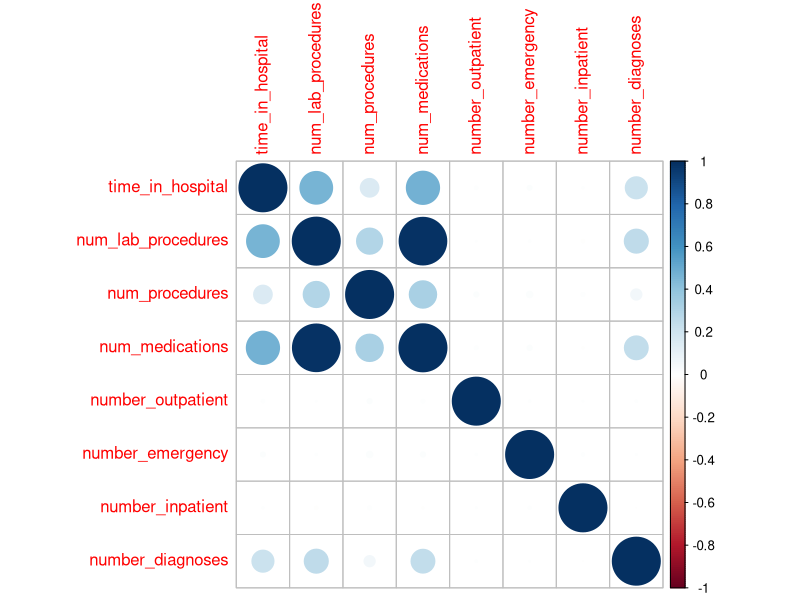

The R script that drew this image: (Note: this script raises an error after producing the figure.)
## ---- chunk 1
knitr::opts_chunk$set(echo = TRUE)
## ---- chunk 2
library(corrplot)
library(dplyr)
library(ggplot2)
library(caret)
library(randomForest)
library(nnet)
library(e1071)
library(ROCR)
logistic <- function(t) 1 / (1 + exp(-t))
# pseudo R-squared for logistic regression model
logisticPseudoR2s <- function(LogModel) {
  dev <- LogModel$deviance 
  nullDev <- LogModel$null.deviance 
  modelN <-  length(LogModel$fitted.values)
  R.l <-  1 -  dev / nullDev
  R.cs <- 1- exp ( -(nullDev - dev) / modelN)
  R.n <- R.cs / ( 1 - ( exp (-(nullDev / modelN))))
  cat("Pseudo R^2 for logistic regression\n")
  cat("Hosmer and Lemeshow R^2  ", round(R.l, 3), "\n")
  cat("Cox and Snell R^2        ", round(R.cs, 3), "\n")
  cat("Nagelkerke R^2           ", round(R.n, 3),    "\n")
}
## ---- chunk 3
N <- 1e5

generate_dataset <- function(N) {
  set.seed(123)
  age <- sample(c("0-10","11-20","21-30","31-40","41-50","51-60","61-70","71-80","81-90","91-100"),
                N, replace=T, prob=c(0.001, 0.007, 0.016, 0.037, 0.095, 0.17, 0.221, 0.257, 0.169, 0.027))
  age_score <- sample(1:10, N, replace=T, prob=c(0.001, 0.007, 0.016, 0.037, 0.095, 0.17, 0.221, 0.257, 0.169, 0.027))
  age <- ifelse(age_score==1,"0-10",(ifelse(age_score==2,"11-20",(ifelse(age_score==3,"21-30",
                    (ifelse(age_score==4,"31-40",(ifelse(age_score==5,"41-50",
                    (ifelse(age_score==6,"51-60",(ifelse(age_score==7,"61-70",
                    (ifelse(age_score==8,"71-80",(ifelse(age_score==9,"81-90","91-100")))))))))))))))))
  gender <- sample(c('Female','Male'), N, replace = T, prob = c(0.538,0.462))
  #gender_score <- sample(1:2, N, replace = T, prob = c(0.538,0.462))
  #gender <- ifelse(gender_score==1,'Female','Male')
  race <- sample(c('AfricanAmerican','Asian','Caucasian','Hispanic','Other'), N,
                 replace = T,prob = c(0.189,0.006,0.748,0.02,0.037))
  #### generate correlation matrix of 8 numeric variables
  # https://www.r-bloggers.com/simulating-random-multivariate-correlated-data-continuous-variables/
  R = matrix(cbind(1,.32,.19,.47,-.01,-0.01,.07,.22,  
                   .32,1,.06,.27,-.01,-.002,.04,.15,  
                   .19,.06,1,.39,-.02,-.04,-.07,.07,
                   .47,.27,.39,1,.05,.01,.06,.26,
                   -0.01,-0.01,-0.02,0.05,1,0.09,0.11,0.09,
                   -0.01,-0.002,-0.04,0.01,0.09,1,0.27,0.06,
                   0.07,0.034,-0.07,0.06,0.11,0.27,1,0.1,
                   0.22,0.15,0.07,0.26,0.09,0.06,0.1,1
  ), nrow=8)
  U = t(chol(R))
  nvars = dim(U)[1]
  numobs = N
  random.normal = matrix(rpois(nvars*numobs,1.2), nrow=nvars, ncol=numobs);
  X = U %*% random.normal
  newX = t(X)
  raw = as.data.frame(newX)
  names(raw) = c('time_in_hospital','num_lab_procedures','num_procedures','num_medications',
                 'number_outpatient','number_emergency','number_inpatient','number_diagnoses')
  time_in_hospital <- ceiling(raw$time_in_hospital*1.8*logistic((age_score-3.5)/.7))
  num_lab_procedures <- ceiling(raw$num_medications*17.5*logistic((age_score-0)/.2))
  num_procedures  <- ceiling(ifelse(raw$num_procedures>0, floor(raw$num_procedures*0.9*logistic((age_score-4)/.8)),raw$num_procedures+1))
  num_medications <- ceiling(raw$num_medications*9*logistic((age_score-2.5)/.8))
  number_outpatient <- ceiling(rpois(N,0.2)*14*logistic((age_score-3)/1.2))
  number_emergency <- ceiling(rpois(N,0.2)*24*logistic((age_score-5)/2))
  number_inpatient <- ceiling(rpois(N,0.18)*8*logistic((age_score-1)/4))
  number_diagnoses <- ceiling(ifelse(raw$number_diagnoses<10,raw$number_diagnoses*2,floor(rpois(N,0.12)*8*logistic((age_score-1)/4))))
  max_glu_serum <- sample(c('>200','>300','None','Norm'), N, replace = T, prob = c(0.015,0.012,0.947,0.026))
  A1Cresult <- sample(c('>7','>8','None','Norm'), N, replace = T, prob = c(0.037,0.081,0.833,0.049))
  insulin <- sample(c('Down','No','Steady','Up'), N, replace = T, prob = c(0.12,0.466,0.303,.111))
  insulin_score <- sample(1:4,N,replace=T,prob = c(0.12,0.466,0.303,.111) )
  insulin <- ifelse(insulin_score==1,'Down',(ifelse(insulin_score==2,'No',
                       (ifelse(insulin_score==3,'Steady','Up')))))
  change <- sample(c('Ch','No'), N, replace = T, prob = c(0.462,0.538))
  change_score <- sample(1:2,N,replace=T,prob = c(0.462,0.538))
  change <- ifelse(change_score==1,'Ch','No')
  diabetesMed <- sample(c('No','Yes'), N, replace = T, prob = c(0.23,0.77))
  diabetesMed_score <- sample(1:2,N,replace=T,prob = c(0.23,0.77))
  diabetesMed <- ifelse(diabetesMed_score==1,'No','Yes')
  diag1 <- sample(c('circulatory','respiratory','digestive','diabetes','injury',
                    'musculoskeletal','genitourinary','neoplasms','other'), N, replace = T, 
                  prob = c(.299,.142,.093,.086,.068,.049,.05,.138,.074))
  #diag1_score <- sample(1:9,N,replace=T,prob = c(.299,.142,.093,.086,.068,.049,.05,.138,.074))
  admission_source <- sample(c('clinic_referral','emergency','other'), N, replace = T, prob = c(0.101,0.565,.334))
  discharged_to <- sample(c('home','transferred','left_AMA'), N, replace = T, prob = c(0.241,0.753,.006))
  payer_code <- sample(c('Insured','Self_pay'), N, replace = T, prob = c(0.951,0.049))
  score <- 0.67*age_score + 0.5*time_in_hospital + 0.5 * num_lab_procedures -
    0.49 *num_procedures + 0.5 *num_medications + 0.52 *number_outpatient +
    0.56 *number_emergency + 0.6 *number_inpatient + 0.5 *number_diagnoses - 
    1.43 * insulin_score + 0.9 * change_score + 0.6 * diabetesMed_score
  class <- runif(length(score))< .64*logistic((score-30)/2)
  readmitted <- ifelse(class==T,"YES","NO")
  data.frame(gender,race,age,time_in_hospital,num_lab_procedures,num_procedures,
             num_medications,number_outpatient,number_emergency,number_inpatient,number_diagnoses,
             max_glu_serum,A1Cresult,insulin,change,diabetesMed,diag1,
             admission_source,discharged_to,payer_code,readmitted)
}


data <- generate_dataset(N)
## ---- chunk 4
summary(data)
## ---- chunk 5
num_vars <- select(data, time_in_hospital,num_lab_procedures,num_procedures,
               num_medications,number_outpatient,number_emergency,number_inpatient,  
               number_diagnoses)
c <- cor(num_vars, use= "pairwise.complete.obs")
corrplot(c)
## ---- chunk 6
# variable distributions
plot(data$age, main = "age distribution") # age: mode 70-80yrs normal distribution, right skewed
plot(data$gender, main = "gender distribution") # gender: female 53% male 47%
plot(data$A1Cresult, main = "A1C") # A1Cresult: 84% no A1c results, 8% >8
plot(data$readmitted, main = "readmissions") # readmission: >50% no readmission
plot(data$admission_source, main = "admission source") # emergency 60%
plot(data$discharged_to, main = "Discharged To") # transferred to another facility 70%
# race: 75% caucasian
# admission source: emergency >50%
# time in hospital: mode 3 days
# max_glu_serum: none in >90%

g <- ggplot(data, aes(x=age, y=time_in_hospital))
g + geom_boxplot(aes(fill=readmitted))
# patients with readmissions in their 70s-80s had longer time in hospital
# patients in their 30s-40s with readmission also spent longer in the hospital

g <- ggplot(data,aes(x=A1Cresult, y=num_medications))
g + geom_boxplot(aes(color=A1Cresult)) 
# not much difference in distribution across groups

g <- ggplot(data,aes(x=A1Cresult, y=time_in_hospital))
g + geom_boxplot(aes(fill=diabetesMed)) + facet_grid(. ~ readmitted)
# patients with no readmission and those not taking diabetes medication generally spent less time in hospital 

g <- ggplot(data,aes(x=age, y=num_medications))
g + geom_boxplot(aes(fill=age))
# number of medications was highest in 60-70yr olds

g <- ggplot(data,aes(x=diag1, y=time_in_hospital))
g + geom_boxplot(aes(fill=diag1))
# respiratory and injury diagnosis 2 stayed longest in hospital
## ---- chunk 7
set.seed(123)
inTrain <- createDataPartition(y = data$readmitted, p = .66,list = FALSE)
train <- data[ inTrain,]
test <- data[-inTrain,]
nrow(train) # 67167
nrow(test) # 3459
plot(train$readmitted)
## ---- chunk 8
fit_sim <- glm(readmitted~.,data=train, family=binomial)
summary(fit_sim)
logisticPseudoR2s(fit_sim)
anova(fit_sim, test="Chisq")
## ---- chunk 9
fit_main_effects <- glm(readmitted~age+time_in_hospital+num_lab_procedures+num_medications+
                number_outpatient+number_emergency+number_inpatient+number_diagnoses+
                  insulin+diag1,
                data=train, family=binomial)
summary(fit_main_effects)
logisticPseudoR2s(fit_main_effects)
anova(fit_main_effects, test="Chisq")
## ---- chunk 10
# null model
fit_null <- glm(readmitted~1, data=train, family = binomial)

# main effects
fit_main <- glm(readmitted ~ ., data=train, family = binomial)

# step function
fit_step <- step(fit_null, scope=list(lower=fit_null, upper=fit_main), direction='both')
## ---- chunk 11
nbayesmodel <- naiveBayes(readmitted ~ num_medications + number_emergency + number_outpatient + 
    number_inpatient + num_lab_procedures + age + number_diagnoses + 
    insulin + time_in_hospital + discharged_to + change + num_procedures, 
                          data = train)

test$pred <- predict(nbayesmodel, test, type = "class")
prop.table(table(test$readmitted, test$pred),1)
confusionMatrix(test$pred, test$readmitted)
## ---- chunk 12
Rf_fit<-randomForest(formula=readmitted ~ .,
                     data=train)
print(Rf_fit)

test$pred <- predict(Rf_fit, test, type = "response")
prop.table(table(test$readmitted, test$pred),1)
confusionMatrix(test$pred, test$readmitted)
importance(Rf_fit)
## ---- chunk 13
nnet_model <- nnet(formula = readmitted~age+time_in_hospital+num_lab_procedures+num_medications+
                number_outpatient+number_emergency+number_inpatient+number_diagnoses+
                  insulin+diag1, 
                   data=train, size = 10, maxit = 100)
test$pred <- predict(nnet_model, test, type = "class")
prop.table(table(test$readmitted, test$pred),1)
confusionMatrix(test$pred, test$readmitted)
## ---- chunk 14
# Predict labels on test
ypred <- predict(nnet_model,test,type = "class")
# Compute at the prediction scores
test$ypredscore = predict(nnet_model,test,type="raw")
# Check that the predicted labels are the signs of the scores
table(test$ypredscore > 0,test$pred)
# compute ROC curve, precision-recall etc...
pred <- prediction(test$ypredscore,test$readmitted)
# Plot ROC curve
perf <- performance(pred, measure = "tpr", x.measure = "fpr")
plot(perf)
# Plot precision/recall curve
perf <- performance(pred, measure = "prec", x.measure = "rec")
plot(perf)
# Plot accuracy as function of threshold
perf <- performance(pred, measure = "acc")
plot(perf)
